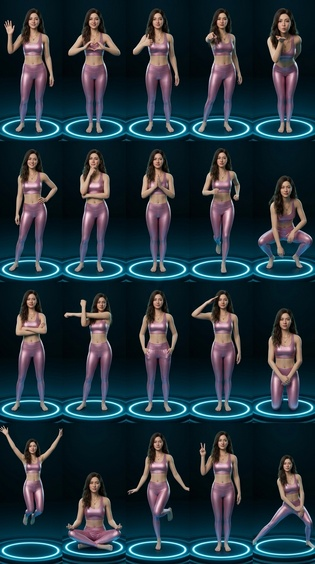
#> input picture app/src/main/assets/poses/image-1787597920142.png.jpg, 315 x 564 px, shrunk from 768 x 1376 before the run
$ python -i crop_stickers.py   (imports and definitions only)
#> lines starting #> are read from the running program, lines starting #| are printed output that depends on the picture; after the words box and inside, x2 and y2 are one past the last pixel; in counts of white or black regions, pixels touching at a corner belong together
#!/usr/bin/env python3
"""Make Super Chat sticker assets background-free and tight-cropped.

Reads  app/src/main/assets/poses/stickers/pose_*.webp  and rewrites each file in place as
RGBA WebP where:
  - the sheet-cell background is transparent
  - interior holes are opaque (colors matching the bg *inside* the character stay)
  - only the largest connected component survives (sheet numbers / text dropped)
  - the image is tight-cropped to the character with a small padding

Algorithm (per image):
  1. Estimate the background color as the median of all border pixels — robust even when
     the character touches one edge.
  2. Foreground = pixels whose RGB distance from that color exceeds a threshold; this
     handles flat, gradient, dark-navy, purple and white sheet backgrounds alike.
  3. Keep only the largest connected foreground component (scipy.ndimage.label).
  4. Fill holes so interior pixels cut off from the border stay part of the character.
  5. Feather alpha slightly, then tight-crop with padding.

Requires: pillow, numpy, scipy.
"""
import os
import sys

import numpy as np
from PIL import Image
from scipy import ndimage

STICKER_DIR = os.path.join(
    os.path.dirname(__file__), "..", "app", "src", "main", "assets", "poses", "stickers"
)
DIST_THRESHOLD = 45  # RGB euclidean distance from bg color marking foreground
PAD = 4


def process(path: str) -> tuple:
    im = Image.open(path).convert("RGBA")
    rgba = np.asarray(im)
    rgb = rgba[..., :3].astype(np.int16)
    h, w = rgb.shape[:2]
#> h = 564; w = 315

    # 1) Background color = median of border pixels
    border = np.concatenate([rgb[0, :, :], rgb[-1, :, :], rgb[:, 0, :], rgb[:, -1, :]])
#> border = 1758 rows, first 8: [0, 16, 23], [0, 17, 24], [0, 17, 24], [0, 17, 24], [1, 20, 27], [1, 20, 27], [1, 20, 27], [2, 21, 28]
    bg = np.median(border, axis=0)
#> bg = [1, 20, 29]

    # 2) Foreground mask
    dist = np.sqrt(((rgb - bg) ** 2).sum(axis=-1))
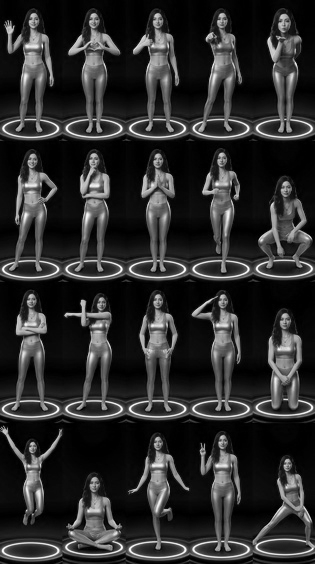
#> dist: shape (564, 315) float64; min 1, max 389.4, mean 69; drawn with min black and max white
    fg = dist > DIST_THRESHOLD
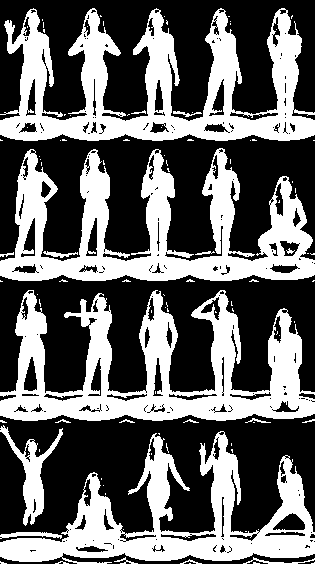
#> fg: shape (564, 315) bool; 40.1% white; 102 white regions (82 under 20 px), largest, box (x1, y1, x2, y2) and area: (0, 8, 315, 141) 18450, (0, 290, 315, 421) 17898, (0, 148, 315, 281) 17590

    # 3) Keep the largest connected component only
    lab, n = ndimage.label(fg)
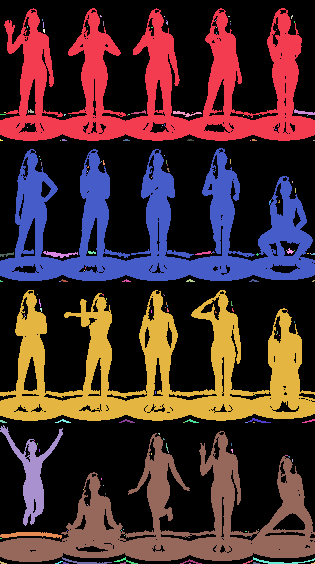
#> lab: shape (564, 315) int32; 174 distinct labels, from 0 to 173; one colour per label, 0 black
#> n = 173
    if n > 1:
        sizes = ndimage.sum(fg, lab, range(1, n + 1))
#> sizes = 173 values, max 18350 at index 0, min 1 at index 3, mean 411.6
        fg = lab == (int(sizes.argmax()) + 1)
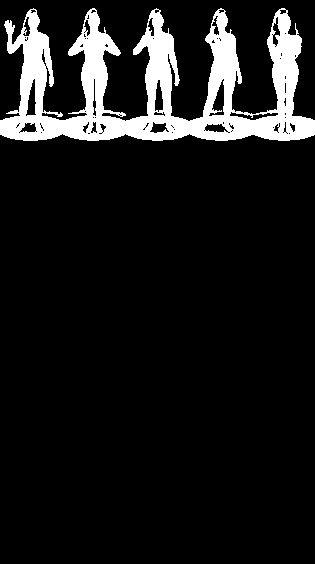
#> fg: shape (564, 315) bool; 10.3% white; 1 white region, box (x1, y1, x2, y2) and area: (0, 8, 315, 141) 18350

    # 4) Fill interior holes
    fg = ndimage.binary_fill_holes(fg)
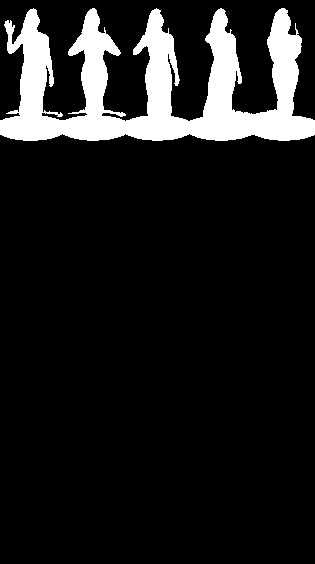
#> fg: shape (564, 315) bool; 11.4% white; 1 white region, box (x1, y1, x2, y2) and area: (0, 8, 315, 141) 20282

    # 5) Feathered alpha
    alpha = ndimage.gaussian_filter(fg.astype(float), sigma=1.2)
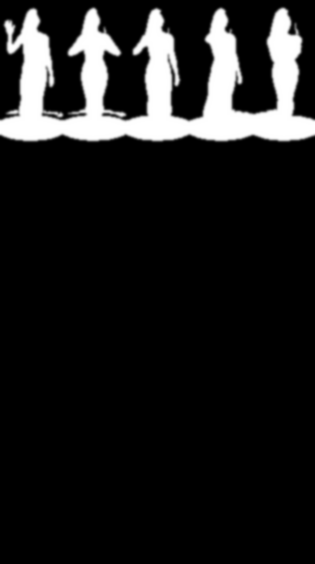
#> alpha: shape (564, 315) float64; min 0, max 1, mean 0.114
    alpha = np.clip(alpha * 255, 0, 255).astype(np.uint8)

    ys, xs = np.where(alpha > 8)
    if len(ys) == 0:
        return (path, w, h, w, h)  # nothing found; leave untouched
    top, bottom = max(ys.min() - PAD, 0), min(ys.max() + PAD + 1, h)
#> top = 2; bottom = 147
    left, right = max(xs.min() - PAD, 0), min(xs.max() + PAD + 1, w)
#> left = 0; right = 315

    out = np.dstack([rgba[..., :3].astype(np.uint8), alpha])[top:bottom, left:right]
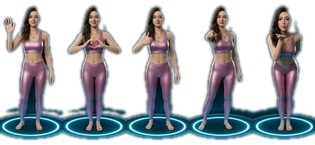
#> out: shape (145, 315, 4); mean R, G, B, A 38.8, 53.4, 62.1, 113; transparent parts drawn white
    Image.fromarray(out, "RGBA").save(path, "WEBP", quality=88)
    return (path, w, h, right - left, bottom - top)


def main():
    d = os.path.abspath(STICKER_DIR)
    files = sorted(f for f in os.listdir(d) if f.startswith("pose_") and f.endswith(".webp"))
    print(f"processing {len(files)} stickers ...")
    for i, f in enumerate(files, 1):
        _, ow, oh, nw, nh = process(os.path.join(d, f))
        if i % 24 == 0 or i == len(files):
            print(f"  {i}/{len(files)}  {f}: {ow}x{oh} -> {nw}x{nh}")
    print("done")


# [2 lines not run here, left out]

>>> result = process('../app/src/main/assets/poses/image-1787597920142.png.jpg')
#> result = 5 items
